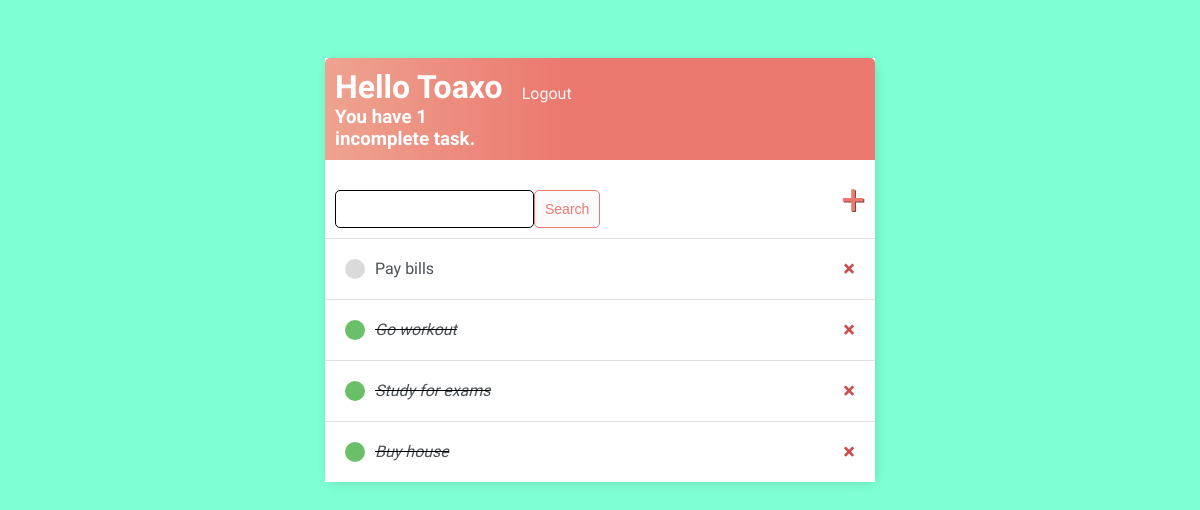
The app's page / (signed in) with its own data.
### base/models.py (models this page shows)
class Task(models.Model):
    user = models.ForeignKey(User, on_delete=models.CASCADE, null=True, blank=True)
    title = models.CharField(max_length=200)
    description = models.TextField(null=True, blank=True)
    complete = models.BooleanField(default=False)
    created = models.DateTimeField(auto_now_add=True)
    def __str__(self):
        return self.title
    class Meta:
        ordering = ["complete"]

### base/views.py (the view)
# urls.py: path("", views.TaskList.as_view(), name="tasks"),
class TaskList(LoginRequiredMixin, generic.list.ListView):
    model = Task
    context_object_name = "tasks"
    login_url = "login"  # No need if set LOGIN_URL = "login" in settings.py
    def get_context_data(self, **kwargs):
        context = super().get_context_data(**kwargs)
        context["tasks"] = context["tasks"].filter(user=self.request.user)
        context["count"] = context["tasks"].filter(complete=False).count()
        search_input = self.request.GET.get("search-area") or ""
        if search_input:
            context["tasks"] = context["tasks"].filter(title__startswith=search_input)
        context["search_input"] = search_input
        return context

### base/templates/base/task_list.html
{% extends 'main.html' %}
{% block content %}
<div class="header-bar">
  <div>
    <div>
      <h1 style="display:inline">Hello {{request.user|title}}</h1>
      {% if request.user.is_authenticated %}
      <p style="float:right"><a href="{% url 'logout' %}">Logout</a></p>
      {% endif %}
    </div>
    <h3 style="margin:0">You have {{count}} incomplete task{{count|pluralize}}.</h3>
  </div>
</div>
<div id="search-add-wrapper">
  <form style="margin-top:20px; display:flex;" action="" method="GET">
    <input type="text" name="search-area" value="{{search_input}}">
    <input class="button" type="submit" value="Search">
  </form>
  <a id="add-link" href="{% url 'task-create' %}">&#x2b;</a>
</div>
<div class="task-items-wrapper">
  {% for task in tasks %}
  <div class="task-wrapper">
    {% if task.complete %}
    <div class="task-title">
      <div class="task-complete-icon"></div>
      <i><s><a href="{% url 'task-update' task.id %}">{{task}}</a></s></i>
    </div>
    <a class="delete-link" href="{% url 'task-delete' task.id %}">&#215</a>
     {% else %}
      <div class="task-title">
        <div class="task-incomplete-icon"></div>
        <a href="{% url 'task-update' task.id %}">{{task}}</a>
    </div>
    <a class="delete-link" href="{% url 'task-delete' task.id %}">&#215</a>
    {% endif %}
  </div>
  {% empty %}
  <h3>No items in list</h3>
  {% endfor %}
</div>
{% endblock content %}

### base/static/styles/main.css (style rules this page uses)
body { background-color: aquamarine; font-family: 'Varela Round', sans-serif; padding-top: 50px; }
h1, h2, h3, h4, h5, h6 { font-family: 'Varela Round', sans-serif; }
a, p { color: #4b5156 }
.header-bar { display: flex; justify-content: space-between; color: #fff; padding: 10px; border-radius: 5px 5px 0 0; background: linear-gradient(90deg, #EEA390 0%, #EB796F 43%, #EB796F 100%); }
.header-bar a { color: rgb(247, 247, 247); text-decoration: none; }
.task-wrapper { display: flex; align-items: center; justify-content: space-between; padding: 20px; background-color: #fff; border-top: 1px solid rgb(226, 226, 226); }
.task-title { display: flex; }
.task-title a { text-decoration: none; color: #4b5156; margin-left: 10px; }
.task-complete-icon { height: 20px; width: 20px; background-color: rgb(105, 192, 105); border-radius: 50%; }
.task-incomplete-icon { height: 20px; width: 20px; background-color: rgb(218, 218, 218); border-radius: 50%; }
.delete-link { text-decoration: none; font-weight: 900; color: #cf4949; font-size: 22px; line-height: 0; }
#search-add-wrapper { display: flex; justify-content: space-between; align-items: center; padding: 10px; }
#add-link { color: #EB796F; text-decoration: none; font-size: 42px; text-shadow: 1px 1px #81413b; }
input[type=text], input[type=password], textarea { border: 1px solid #000; border-radius: 5px; padding: 10px; width: 90%; }
.button { border: 1px solid #EB796F; background-color: #FAFAFA; color: #EB796F; padding: 10px; font-size: 14px; border-radius: 5px; cursor: pointer; text-decoration: none; }

### records on screen
Task: title "Pay bills"
Task: title "Go workout"
Task: title "Study for exams"
Task: title "Buy house"

### other values on screen
{{ request.user|title }} "Toaxo"
{{ count }} "1"
